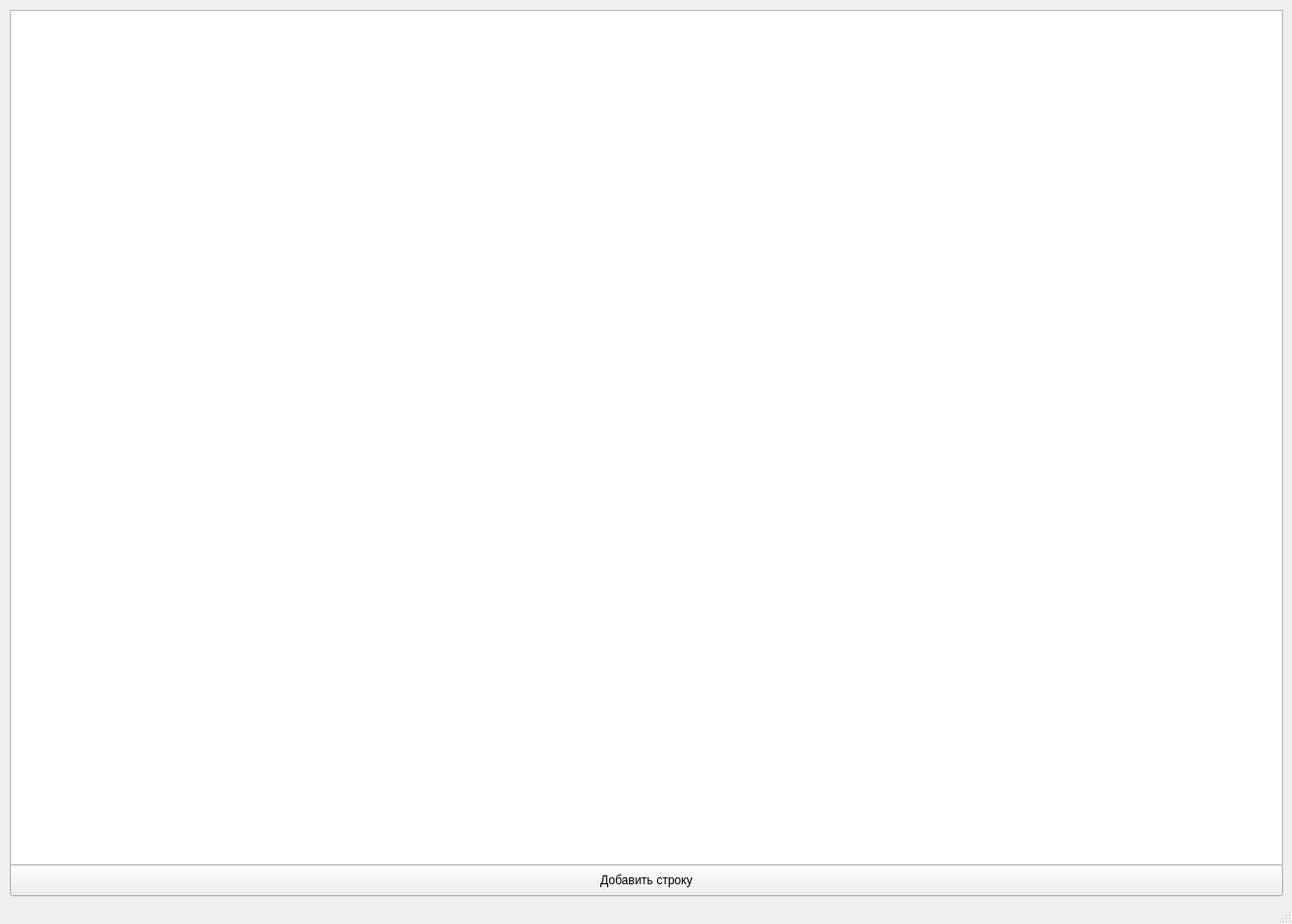
<?xml version="1.0" encoding="UTF-8"?>
<ui version="4.0">
 <class>MainWindow</class>
 <widget class="QMainWindow" name="MainWindow">
  <property name="geometry">
   <rect>
    <x>0</x>
    <y>0</y>
    <width>1300</width>
    <height>930</height>
   </rect>
  </property>
  <property name="minimumSize">
   <size>
    <width>1300</width>
    <height>930</height>
   </size>
  </property>
  <property name="maximumSize">
   <size>
    <width>1300</width>
    <height>930</height>
   </size>
  </property>
  <property name="windowTitle">
   <string>MainWindow</string>
  </property>
  <widget class="QWidget" name="centralwidget">
   <widget class="QTableWidget" name="tableWidget">
    <property name="geometry">
     <rect>
      <x>10</x>
      <y>10</y>
      <width>1281</width>
      <height>861</height>
     </rect>
    </property>
   </widget>
   <widget class="QPushButton" name="pushButton">
    <property name="geometry">
     <rect>
      <x>10</x>
      <y>870</y>
      <width>1281</width>
      <height>32</height>
     </rect>
    </property>
    <property name="text">
     <string>Добавить строку</string>
    </property>
   </widget>
  </widget>
  <widget class="QStatusBar" name="statusbar"/>
 </widget>
 <resources/>
 <connections/>
</ui>
